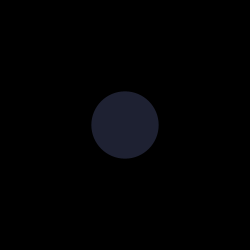
Frame 1 (no input)
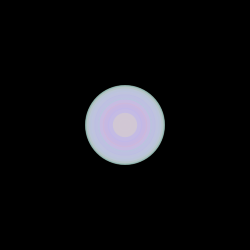
Frame 60 (the mouse pressed at the canvas centre just before this capture)
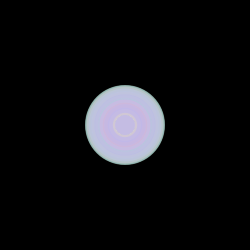
Frame 120 (the mouse held since frame 60 and released just before this capture)

The Processing sketch that drew these frames (run headless with seeded random() and noise(); from frame 60 on, the mouse is pressed at the canvas centre):

// Processing sketch: processing_96619
// ── processing_96619.pde

int counter;

void setup() {  //setup function called initially, only once
  size(250, 250);
  background(0,0,0);  //set background white
  colorMode(HSB);   //set colors to Hue, Saturation, Brightness mode
  counter = 0;
}

void draw() {  //draw function loops 
  counter++;
  noStroke();
  fill(random(255),100,255,50);
  
  if(mousePressed == true) { //add some interaction
    ellipse(mouseX, mouseY, 20, 20);
  }
  else {
    ellipse(width/2, height/2, 80*sin(counter), 80*sin(counter));
  }
}
